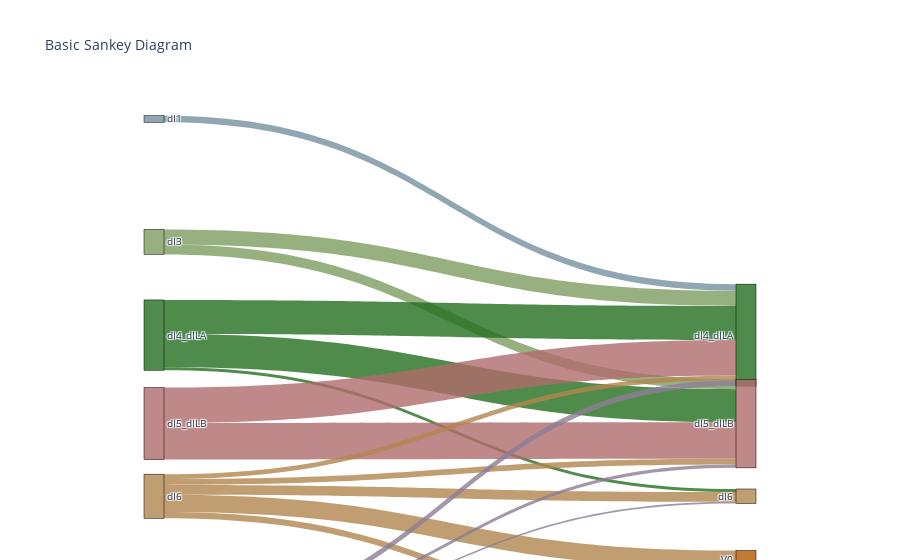

The notebook cell this image was saved under:
### Code cell
#Create Sankey figure
fig = go.Figure(data=[go.Sankey(
    node = dict(
      pad = 15,
      thickness = 20,
      line = dict(color = "black", width = 0.5),
      label = node_db["cell_type"],
      color = node_db["colour"],
        x = node_db["x"],
        y = node_db["y"]
    ),
    link = dict(
      source = link_db["MID_index"], 
      target = link_db["LATE_index"],
      value = link_db["WEIGHT"],
        color = link_db["link_color"]
  ))])

fig.update_layout(title_text="Basic Sankey Diagram", font_size=10)

fig.show()
#fig.write_image(os.path.join(os.getcwd() , ".." , "data","figures" , "sankey_diagram_jaccard.pdf"))

### Figure 1 — Plotly figure (JSON) as saved in the notebook; plotly's stock layout.template omitted (floating-point values rounded to 4 significant figures)
{"data": [{"link": {"color": ["rgba(117, 145, 160, 0.8)", "rgba(125, 157, 97, 0.8)", "rgba(125, 157, 97, 0.8)", "rgba(36, 112, 31, 0.8)", "rgba(36, 112, 31, 0.8)", "rgba(36, 112, 31, 0.8)", "rgba(177, 108, 108, 0.8)", "rgba(177, 108, 108, 0.8)", "rgba(178, 134, 78, 0.8)", "rgba(178, 134, 78, 0.8)", "rgba(178, 134, 78, 0.8)", "rgba(178, 134, 78, 0.8)", "rgba(178, 134, 78, 0.8)", "rgba(142, 125, 151, 0.8)", "rgba(142, 125, 151, 0.8)", "rgba(142, 125, 151, 0.8)", "rgba(142, 125, 151, 0.8)", "rgba(142, 125, 151, 0.8)", "rgba(142, 125, 151, 0.8)", "rgba(74, 43, 108, 0.8)", "rgba(74, 43, 108, 0.8)", "rgba(74, 43, 108, 0.8)"], "source": [0, 1, 1, 2, 2, 2, 3, 3, 4, 4, 4, 4, 4, 5, 5, 5, 5, 5, 5, 6, 6, 6], "target": [7, 7, 8, 7, 8, 9, 7, 8, 7, 8, 9, 10, 11, 7, 8, 9, 10, 11, 12, 11, 12, 13], "value": [6.208, 14.15, 9.226, 31.89, 30.94, 2.877, 33.06, 34.2, 4.62, 5.39, 9.163, 16.09, 5.978, 5.361, 3.056, 1.508, 1.393, 6.931, 10.4, 10.64, 22.88, 5.108]}, "node": {"color": ["rgba(117, 145, 160, 0.8)", "rgba(125, 157, 97, 0.8)", "rgba(36, 112, 31, 0.8)", "rgba(177, 108, 108, 0.8)", "rgba(178, 134, 78, 0.8)", "rgba(142, 125, 151, 0.8)", "rgba(74, 43, 108, 0.8)", "rgba(36, 112, 31, 0.8)", "rgba(177, 108, 108, 0.8)", "rgba(178, 134, 78, 0.8)", "rgba(180, 89, 0, 0.8)", "rgba(142, 125, 151, 0.8)", "rgba(74, 43, 108, 0.8)", "rgba(180, 180, 108, 0.8)"], "label": ["dI1", "dI3", "dI4_dILA", "dI5_dILB", "dI6", "V1", "V2", "dI4_dILA", "dI5_dILB", "dI6", "V0", "V1", "V2", "MN"], "line": {"color": "black", "width": 0.5}, "pad": 15, "thickness": 20, "x": [0.1, 0.1, 0.1, 0.1, 0.1, 0.1, 0.1, 0.9, 0.9, 0.9, 0.9, 0.9, 0.9, 0.9], "y": [0.05, 0.3734, 0.6187, 0.8515, 1.043, 1.389, 1.578, 0.6187, 0.8515, 1.043, 1.21, 1.389, 1.578, 1.733]}, "type": "sankey"}], "layout": {"font": {"size": 10}, "title": {"text": "Basic Sankey Diagram"}}}
